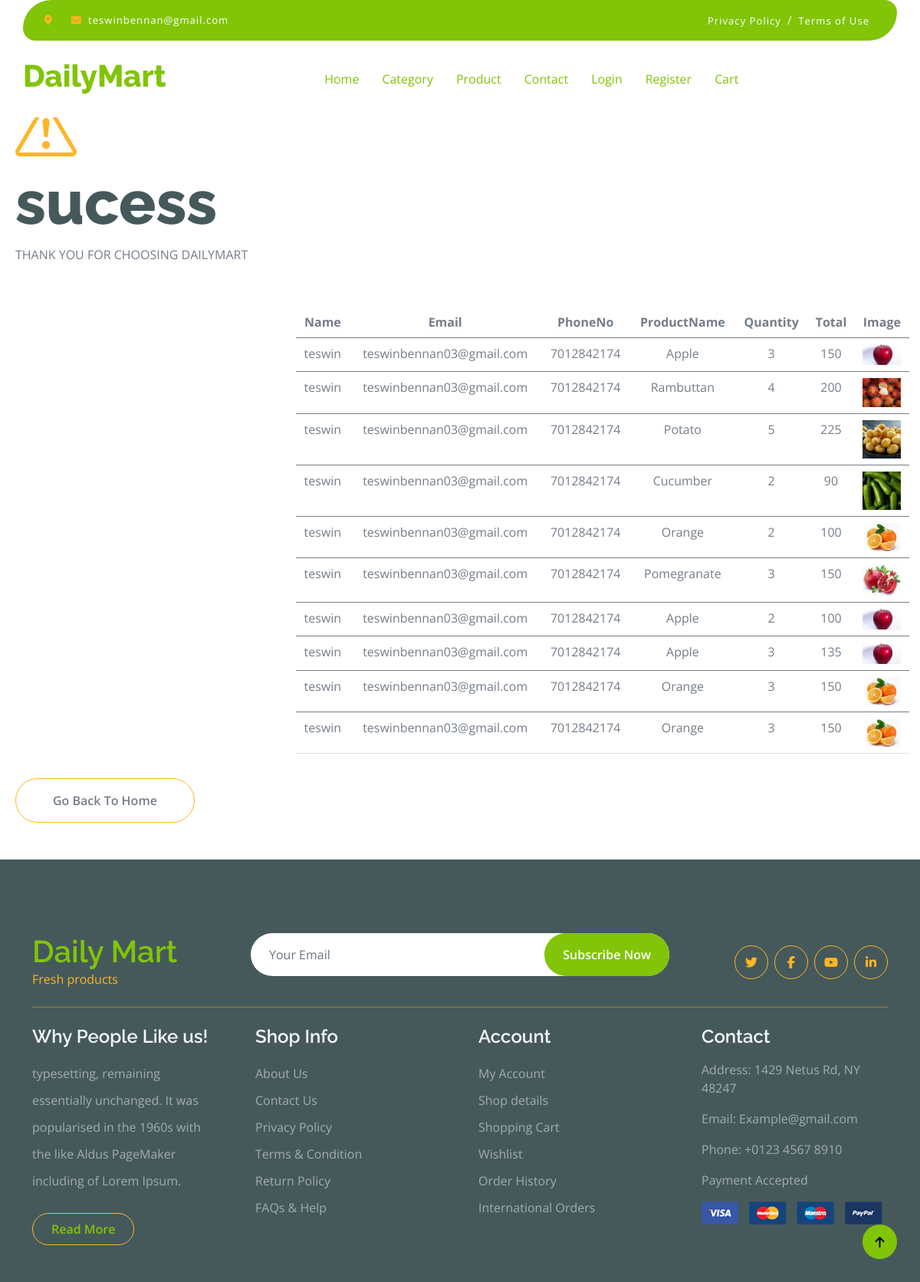
/sucess, run on the app's committed database.
### userapp/models.py (models this page shows)
class checkout(models.Model):
    usercheckout=models.ForeignKey(reg,on_delete=models.CASCADE)
    checkoutcart=models.ForeignKey(cartdata,on_delete=models.CASCADE)
    address=models.CharField(max_length=25)
    city=models.CharField(max_length=25)
    country=models.CharField(max_length=25)
    postcode=models.CharField(max_length=25)

class reg(models.Model):
    name=models.CharField(max_length=255)
    email=models.EmailField(max_length=255)
    Phone=models.IntegerField(max_length=255)
    Password=models.CharField(max_length=255)

class cartdata(models.Model):
    cartuser=models.ForeignKey(reg,on_delete=models.CASCADE)
    cartproduct=models.ForeignKey(add,on_delete=models.CASCADE)
    quantity=models.IntegerField()
    total=models.IntegerField()
    status=models.IntegerField(default=0)

### adminapp/models.py (models this page shows)
class add(models.Model):
    PName=models.CharField(max_length=255)
    PCat=models.CharField(max_length=255)
    PPrice=models.IntegerField(max_length=255)
    PDescription=models.CharField(max_length=255)
    PImage=models.ImageField(upload_to='sample1',default='null.jpg')

### userapp/views.py (the view)
# urls.py: path('sucess',views.sucess,name='sucess')
def sucess(request):
    c=request.session.get('id_u')
    data4=cartdata.objects.filter(cartuser=c)
    data5=checkout.objects.all()
    return render(request,'sucess.html', {'data':data4,'data':data5})

### userapp/templates/sucess.html
{% extends 'user1.html' %}
{% block content %}
<br><br><br><br><br>
<div class="col-lg-6" style="margin-left: 20px;">
    <i class="bi bi-exclamation-triangle display-1 text-secondary"></i>
    <h1 class="display-1">sucess</h1>
    <p class="mb-4">THANK YOU FOR CHOOSING DAILYMART</p>
    <div class="card-body" style="text-align: center;">
        <table class="table mt-3" style="margin-left: 350px;height: 500px;width: 800px;" >
          <thead>
            <tr>
            <th scope="col">Name</th>
            <th scope="col">Email</th>
            <th scope="col">PhoneNo</th>
            <th scope="col">ProductName</th>
            <th scope="col">Quantity</th>
            <th scope="col">Total</th>
            <th scope="col">Image</th>
        </tr>
          </thead>
          {% for i in data %}
          <tbody>
             <tr>
              <td>{{i.usercheckout.name}}</td>
              <td>{{i.usercheckout.email}}</td>
              <td>{{i.usercheckout.Phone}}</td>
              <td>{{i.checkoutcart.cartproduct.PName}}</td>
              <td>{{i.checkoutcart.quantity}}</td>
              <td>{{i.checkoutcart.total}}</td>
              <td><img src="{{i.checkoutcart.cartproduct.PImage.url}}" alt="" width="50px"></td>
          </tr>
          </tbody>
        {% endfor %}
        </table>
      </div>
    <a class="btn border-secondary rounded-pill py-3 px-5" href="{% url 'user1' %}">Go Back To Home</a>
</div>
{% endblock %}

### userapp/static/css/style.css (style rules this page uses)
.btn { font-weight: 600; transition: .5s; }
.btn.border-secondary { transition: 0.5s; }

### data on the page
checkout: usercheckout.name "teswin", usercheckout.email "teswinbennan03@gmail.com", usercheckout.Phone "7012842174", checkoutcart.cartproduct.PName "Apple", checkoutcart.quantity "3", checkoutcart.total "150", checkoutcart.cartproduct.PImage (picture)
checkout: usercheckout.name "teswin", usercheckout.email "teswinbennan03@gmail.com", usercheckout.Phone "7012842174", checkoutcart.cartproduct.PName "Rambuttan", checkoutcart.quantity "4", checkoutcart.total "200", checkoutcart.cartproduct.PImage (picture)
checkout: usercheckout.name "teswin", usercheckout.email "teswinbennan03@gmail.com", usercheckout.Phone "7012842174", checkoutcart.cartproduct.PName "Potato", checkoutcart.quantity "5", checkoutcart.total "225", checkoutcart.cartproduct.PImage (picture)
checkout: usercheckout.name "teswin", usercheckout.email "teswinbennan03@gmail.com", usercheckout.Phone "7012842174", checkoutcart.cartproduct.PName "Cucumber", checkoutcart.quantity "2", checkoutcart.total "90", checkoutcart.cartproduct.PImage (picture)
checkout: usercheckout.name "teswin", usercheckout.email "teswinbennan03@gmail.com", usercheckout.Phone "7012842174", checkoutcart.cartproduct.PName "Orange", checkoutcart.quantity "2", checkoutcart.total "100", checkoutcart.cartproduct.PImage (picture)
checkout: usercheckout.name "teswin", usercheckout.email "teswinbennan03@gmail.com", usercheckout.Phone "7012842174", checkoutcart.cartproduct.PName "Pomegranate", checkoutcart.quantity "3", checkoutcart.total "150", checkoutcart.cartproduct.PImage (picture)
checkout: usercheckout.name "teswin", usercheckout.email "teswinbennan03@gmail.com", usercheckout.Phone "7012842174", checkoutcart.cartproduct.PName "Apple", checkoutcart.quantity "2", checkoutcart.total "100", checkoutcart.cartproduct.PImage (picture)
checkout: usercheckout.name "teswin", usercheckout.email "teswinbennan03@gmail.com", usercheckout.Phone "7012842174", checkoutcart.cartproduct.PName "Apple", checkoutcart.quantity "3", checkoutcart.total "135", checkoutcart.cartproduct.PImage (picture)
checkout: usercheckout.name "teswin", usercheckout.email "teswinbennan03@gmail.com", usercheckout.Phone "7012842174", checkoutcart.cartproduct.PName "Orange", checkoutcart.quantity "3", checkoutcart.total "150", checkoutcart.cartproduct.PImage (picture)
checkout: usercheckout.name "teswin", usercheckout.email "teswinbennan03@gmail.com", usercheckout.Phone "7012842174", checkoutcart.cartproduct.PName "Orange", checkoutcart.quantity "3", checkoutcart.total "150", checkoutcart.cartproduct.PImage (picture)
